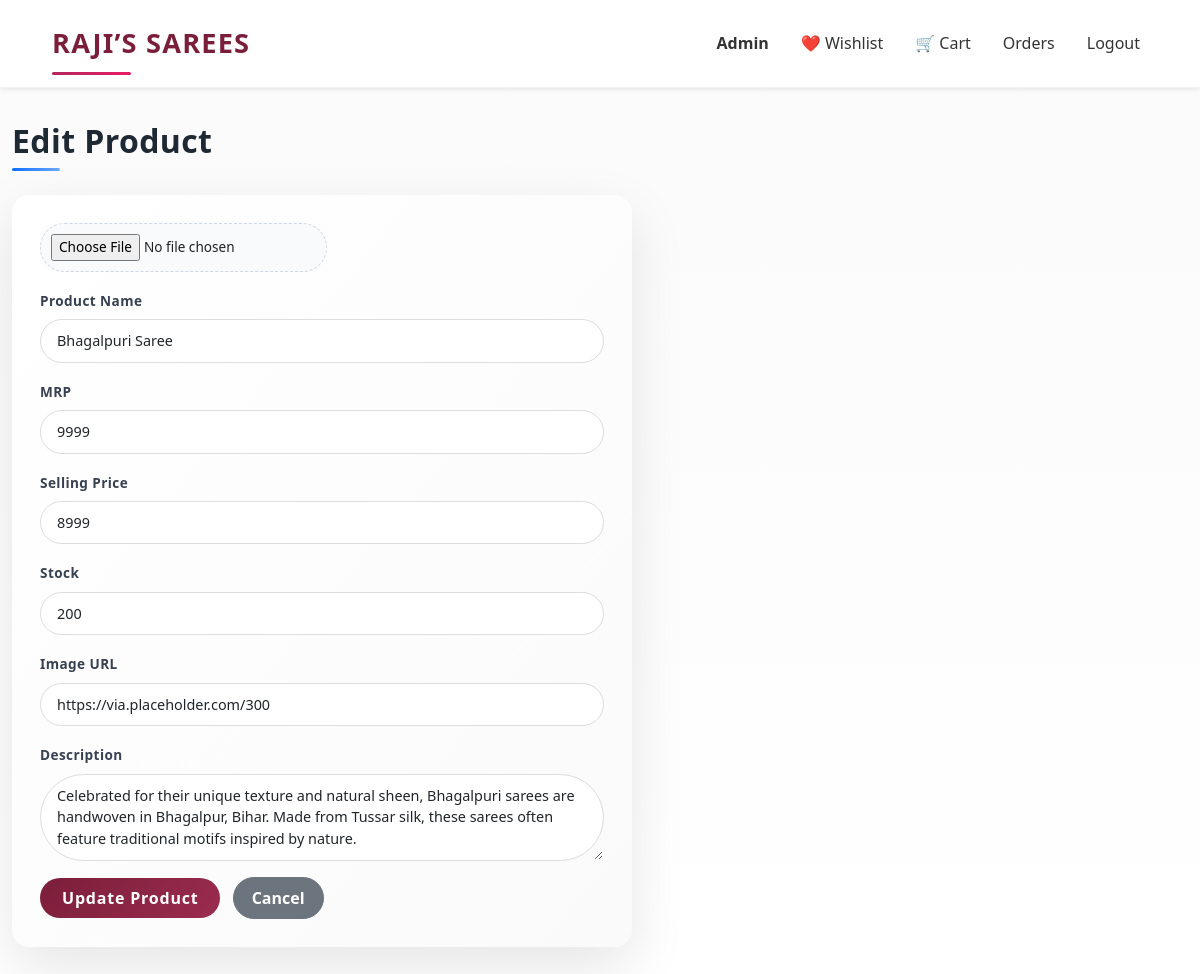
/admin/product/edit/7 (signed in), run on an earlier commit of the app's database.
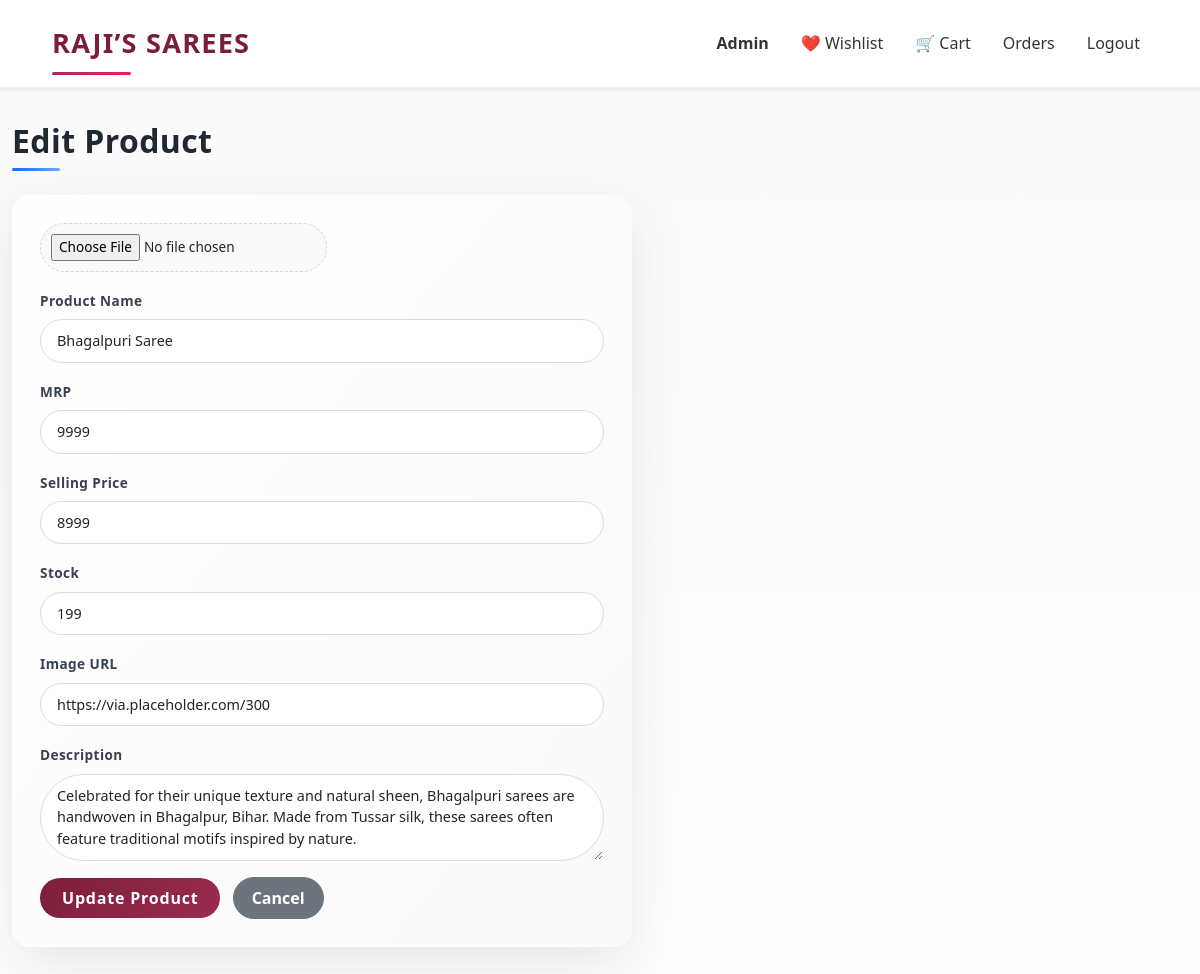
And on a later commit of the database.
### app.py (models this page shows)
class Product(db.Model):
    id = db.Column(db.Integer, primary_key=True)
    name = db.Column(db.String(150), nullable=False)
    mrp = db.Column(db.Integer, nullable=False)
    price = db.Column(db.Integer, nullable=False)
    stock = db.Column(db.Integer, nullable=False)
    image = db.Column(db.String(300), nullable=False)
    description = db.Column(db.Text, nullable=False)

### app.py (the view, shortened to what this page needs)
@app.route("/admin/product/edit/<int:id>", methods=["GET", "POST"])
@login_required
def admin_edit_product(id):
    if not current_user.is_admin:
        abort(403)
    product = Product.query.get_or_404(id)
    return render_template("admin/edit_product.html", product=product)

### app.py (called while the page is built)
@login_manager.user_loader
def load_user(user_id):
    return User.query.get(int(user_id))

@app.context_processor
def inject_cart_count():
    if current_user.is_authenticated:
        count = db.session.query(
            func.sum(CartItem.quantity)
        ).filter_by(user_id=current_user.id).scalar()
        return {"cart_count": count or 0}
    return {"cart_count": 0}

### templates/admin/edit_product.html (shortened to what this page needs)
<!DOCTYPE html>
<html lang="en">
<head>
    <link href="https://cdn.jsdelivr.net/npm/bootstrap@5.3.3/dist/css/bootstrap.min.css" rel="stylesheet">
    <link rel="stylesheet" href="{{ url_for('static', filename='css/edit_product.css') }}">
</head>
<body>
<div class="toast-container position-fixed top-0 end-0 p-3">
</div>
<nav class="navbar navbar-expand-lg bg-white shadow-sm sticky-top">
  <div class="container">
    <a class="navbar-brand fw-bold brand-logo" href="/">RAJI’S SAREES</a>
    <div class="collapse navbar-collapse" id="mainNavbar">
      <ul class="navbar-nav ms-auto align-items-lg-center gap-lg-3">
        {% if current_user.is_authenticated %}
          {% if current_user.is_admin %}
            <li class="nav-item">
              <a href="/admin/dashboard" class="nav-link fw-bold text-danger">Admin</a>
            </li>
          {% endif %}
          <li class="nav-item">
            <a href="/wishlist" class="nav-link">❤️ Wishlist</a>
          </li>
          <li class="nav-item position-relative">
            <a href="/cart" class="nav-link">
              🛒 Cart
            </a>
          </li>
          <li class="nav-item">
            <a href="/orders" class="nav-link">Orders</a>
          </li>
          <li class="nav-item">
            <a href="/logout" class="nav-link">Logout</a>
          </li>
        {% endif %}
      </ul>
    </div>
  </div>
</nav>
<div class="container mt-4">
  {% block content %}
  <h2 class="mb-4">Edit Product</h2>
<form method="POST" enctype="multipart/form-data">
  <input type="file" name="image">
  <div class="mb-3">
    <label class="form-label">Product Name</label>
    <input class="form-control" name="name" value="{{ product.name }}" required>
  </div>
  <div class="mb-3">
    <label class="form-label">MRP</label>
    <input class="form-control" type="number" name="mrp" value="{{ product.mrp }}" required>
  </div>
  <div class="mb-3">
    <label class="form-label">Selling Price</label>
    <input class="form-control" type="number" name="price" value="{{ product.price }}" required>
  </div>
  <div class="mb-3">
    <label class="form-label">Stock</label>
    <input class="form-control" type="number" name="stock" value="{{ product.stock }}" required>
  </div>
  <div class="mb-3">
    <label class="form-label">Image URL</label>
    <input class="form-control" name="image" value="{{ product.image }}" required>
  </div>
  <div class="mb-3">
    <label class="form-label">Description</label>
    <textarea class="form-control" name="description" rows="3">{{ product.description }}</textarea>
  </div>
  <button class="btn btn-primary">Update Product</button>
  <a href="/admin/dashboard" class="btn btn-secondary ms-2">Cancel</a>
</form>
  {% endblock %}
</div>
</body>
</html>

What changed in the data, as far as the page shows it:
changed Product "Bhagalpuri Saree": stock "200" → "199"
